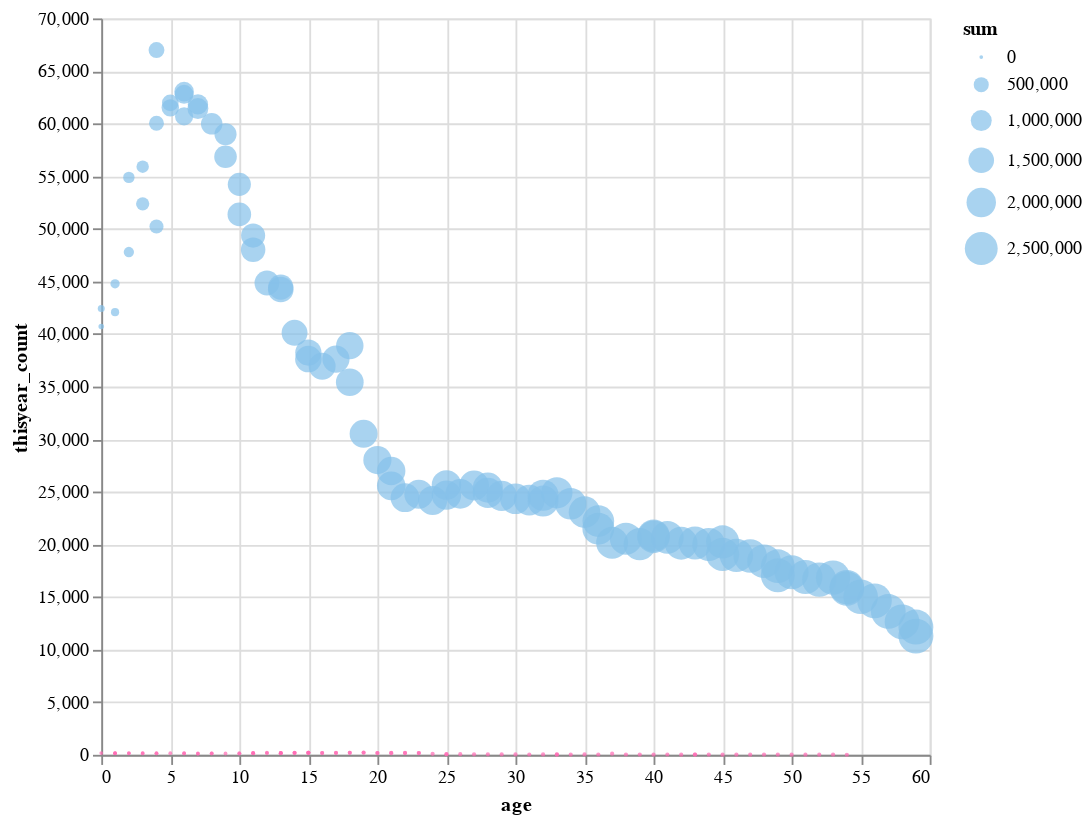

Notebook source saved alongside this figure:
### Code cell
chart = alt.Chart(data).mark_circle().encode(
    x='age',
    y='thisyear_count',
    size='sum',
    order='year',
    tooltip=['name', 'M/F', 'year', 'thisyear_count', 'age', 'sum'],
    color=alt.condition(alt.datum['M/F'] == 'F', alt.value('#FF69B4'), alt.value('#85C1E9'))
).properties(
    width=450,
    height=400
)
chart

### Figure 1 — Vega-Lite specification as saved in the notebook (floating-point values rounded to 4 significant figures; data arrays with more than 128 entries replaced by an {"elided": "..."} marker saying what was removed)
{"config": {"view": {"continuousWidth": 300, "continuousHeight": 300}}, "data": {"name": "data-62a15cf91b2eab5ada7ab3c5eb794d34"}, "mark": {"type": "circle"}, "encoding": {"color": {"condition": {"test": "(datum['M/F'] === 'F')", "value": "#FF69B4"}, "value": "#85C1E9"}, "order": {"field": "year", "type": "quantitative"}, "size": {"field": "sum", "type": "quantitative"}, "tooltip": [{"field": "name", "type": "nominal"}, {"field": "M/F", "type": "nominal"}, {"field": "year", "type": "quantitative"}, {"field": "thisyear_count", "type": "quantitative"}, {"field": "age", "type": "quantitative"}, {"field": "sum", "type": "quantitative"}], "x": {"field": "age", "type": "quantitative"}, "y": {"field": "thisyear_count", "type": "quantitative"}}, "height": 400, "width": 450, "$schema": "https://vega.github.io/schema/vega-lite/v5.16.3.json", "datasets": {"data-62a15cf91b2eab5ada7ab3c5eb794d34": {"elided": "172 records"}}}
